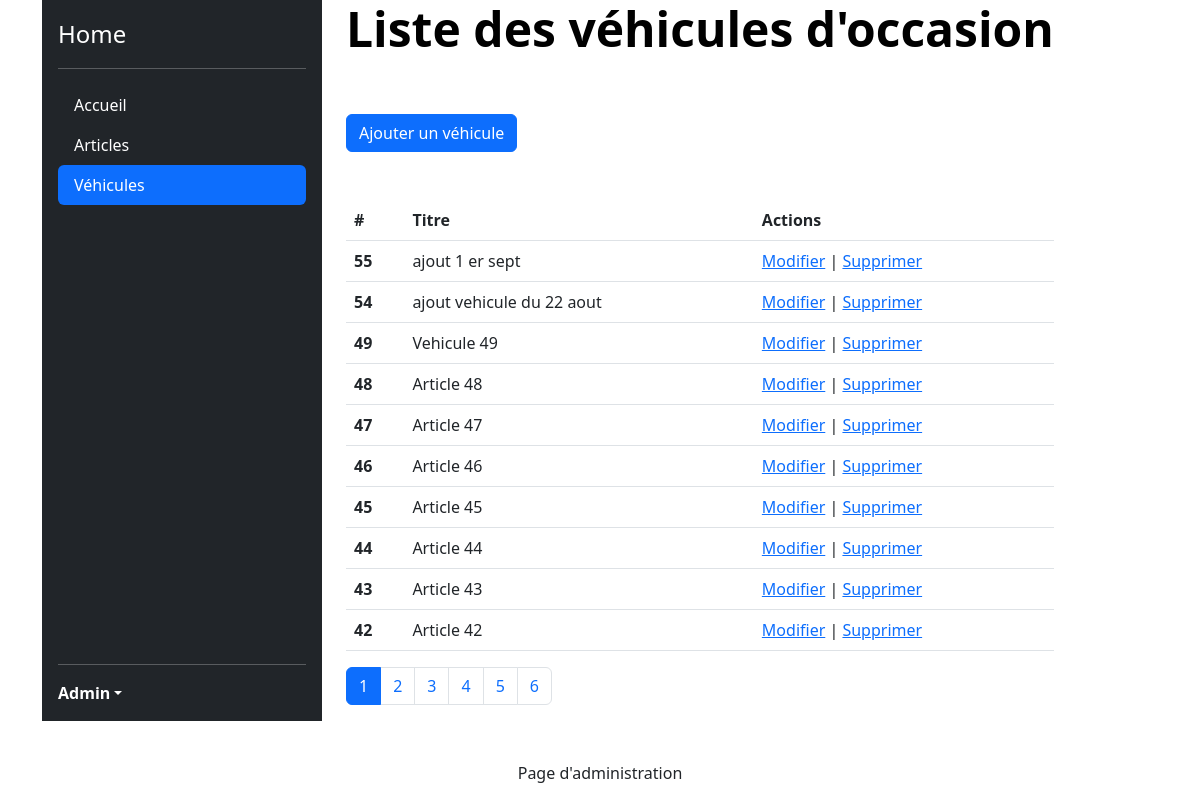
Screenshot of /admin/cars.php (signed in) with the database file from the repository.
### tables this page shows
CREATE TABLE `cars` (
  `id` int(11) NOT NULL,
  `category_id` int(11) NOT NULL,
  `description` text DEFAULT NULL,
  `title` varchar(255) NOT NULL,
  `mileage` int(11) DEFAULT NULL,
  `image` varchar(255) DEFAULT NULL
);

### lib/car.php (called while the page is built, shortened)
<?php
function getCars(PDO $pdo, int $limit = null, int $page = null ):array
{
    $sql = "SELECT * FROM cars ORDER BY id DESC";
    if ($page) {
        $sql .= " LIMIT :offset, :limit";
    }
    $query = $pdo->prepare($sql);
    if ($limit) {
        $query->bindValue(":limit", $limit, PDO::PARAM_INT);
    }
    if ($page) {
        $offset = ($page -1) * $limit;
        $query->bindValue(":offset", $offset, PDO::PARAM_INT);
    }
    $query->execute();
    $cars = $query->fetchAll(PDO::FETCH_ASSOC);
    return $cars;
}
function getTotalCar(PDO $pdo):int
{
    $sql = "SELECT COUNT(*) as total FROM cars;";
    $query = $pdo->prepare($sql);
    $query->execute();
    $result = $query->fetch(PDO::FETCH_ASSOC);
    return $result['total'];
}

### admin/cars.php (the view, shortened to what this page needs)
<?php
require_once __DIR__ . "/../lib/pdo.php";
require_once __DIR__ . "/../lib/car.php";
require_once __DIR__ . "/templates/header.php";
if (isset($_GET['page'])) {
  $page = (int)$_GET['page'];
} else {
  $page = 1;
}
$cars = getCars($pdo, _ADMIN_ITEM_PER_PAGE, $page);
$totalCars = getTotalCar($pdo);
$totalPages = ceil($totalCars / _ADMIN_ITEM_PER_PAGE);
?>
<h1 class="display-5 fw-bold text-body-emphasis">Liste des véhicules d'occasion</h1>
<div class="d-flex gap-2 justify-content-left py-5">
  <a class="btn btn-primary d-inline-flex align-items-left" href="car.php">
    Ajouter un véhicule
  </a>
</div>
<table class="table">
  <thead>
    <tr>
      <th scope="col">#</th>
      <th scope="col">Titre</th>
      <th scope="col">Actions</th>
    </tr>
  </thead>
  <tbody>
    <?php foreach ($cars as $car) { ?>
      <tr>
        <th scope="row"><?= $car["id"]; ?></th>
        <td><?= $car["title"]; ?></td>
        <td><a href="car.php?id=<?= $car['id'] ?>">Modifier</a>
          | <a href="car_delete.php?id=<?= $car['id'] ?>" onclick="return confirm('Êtes-vous sûr de vouloir supprimer cet article ?')">Supprimer</a></td>
      </tr>
    <?php } ?>
  </tbody>
</table>
<nav aria-label="Page navigation example">
  <ul class="pagination">
    <?php if ($totalPages > 1) { ?>
      <?php for ($i = 1; $i <= $totalPages; $i++) { ?>
        <li class="page-item">
          <a class="page-link <?php if ($i == $page) { echo " active";} ?>" href="?page=<?php echo $i; ?>" >
            <?php echo $i; ?>
          </a>
        </li>
      <?php } ?>
    <?php } ?>
  </ul>
</nav>
<?php require_once __DIR__ . "/templates/footer.php"; ?>

### rows the page displays
cars: id "55", title "ajout 1 er sept"
cars: id "54", title "ajout vehicule du 22 aout"
cars: id "49", title "Vehicule 49"
cars: id "48", title "Article 48"
cars: id "47", title "Article 47"
cars: id "46", title "Article 46"
cars: id "45", title "Article 45"
cars: id "44", title "Article 44"
cars: id "43", title "Article 43"
cars: id "42", title "Article 42"

### other values shown
$titre "Accueil"
$titre "Articles"
$titre "Véhicules"
$_SESSION["user"]["first_name"] "Admin"
